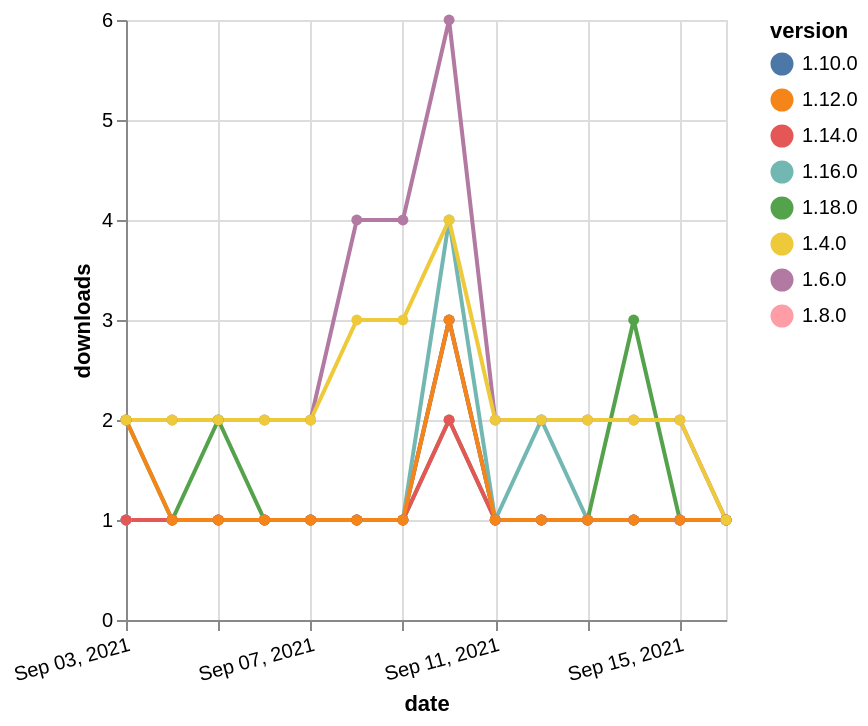

Vega-Lite specification stored for this chart:
### Vega-Lite specification from a JSON file in a GitHub repository (floating-point values rounded to 4 significant figures)
{"$schema": "https://vega.github.io/schema/vega-lite/v5.json", "description": "A simple bar chart with embedded data.", "data": {"values": [{"date": "2021-09-03", "total": 2568, "delta": 2, "version": "1.6.0"}, {"date": "2021-09-04", "total": 2570, "delta": 2, "version": "1.6.0"}, {"date": "2021-09-05", "total": 2572, "delta": 2, "version": "1.6.0"}, {"date": "2021-09-06", "total": 2574, "delta": 2, "version": "1.6.0"}, {"date": "2021-09-07", "total": 2576, "delta": 2, "version": "1.6.0"}, {"date": "2021-09-08", "total": 2580, "delta": 4, "version": "1.6.0"}, {"date": "2021-09-09", "total": 2584, "delta": 4, "version": "1.6.0"}, {"date": "2021-09-10", "total": 2590, "delta": 6, "version": "1.6.0"}, {"date": "2021-09-11", "total": 2592, "delta": 2, "version": "1.6.0"}, {"date": "2021-09-12", "total": 2594, "delta": 2, "version": "1.6.0"}, {"date": "2021-09-13", "total": 2596, "delta": 2, "version": "1.6.0"}, {"date": "2021-09-14", "total": 2598, "delta": 2, "version": "1.6.0"}, {"date": "2021-09-15", "total": 2600, "delta": 2, "version": "1.6.0"}, {"date": "2021-09-16", "total": 2601, "delta": 1, "version": "1.6.0"}, {"date": "2021-09-03", "total": 120, "delta": 2, "version": "1.18.0"}, {"date": "2021-09-04", "total": 121, "delta": 1, "version": "1.18.0"}, {"date": "2021-09-05", "total": 123, "delta": 2, "version": "1.18.0"}, {"date": "2021-09-06", "total": 124, "delta": 1, "version": "1.18.0"}, {"date": "2021-09-07", "total": 125, "delta": 1, "version": "1.18.0"}, {"date": "2021-09-08", "total": 126, "delta": 1, "version": "1.18.0"}, {"date": "2021-09-09", "total": 127, "delta": 1, "version": "1.18.0"}, {"date": "2021-09-10", "total": 129, "delta": 2, "version": "1.18.0"}, {"date": "2021-09-11", "total": 130, "delta": 1, "version": "1.18.0"}, {"date": "2021-09-12", "total": 131, "delta": 1, "version": "1.18.0"}, {"date": "2021-09-13", "total": 132, "delta": 1, "version": "1.18.0"}, {"date": "2021-09-14", "total": 135, "delta": 3, "version": "1.18.0"}, {"date": "2021-09-15", "total": 136, "delta": 1, "version": "1.18.0"}, {"date": "2021-09-16", "total": 137, "delta": 1, "version": "1.18.0"}, {"date": "2021-09-03", "total": 262, "delta": 1, "version": "1.8.0"}, {"date": "2021-09-04", "total": 263, "delta": 1, "version": "1.8.0"}, {"date": "2021-09-05", "total": 264, "delta": 1, "version": "1.8.0"}, {"date": "2021-09-06", "total": 265, "delta": 1, "version": "1.8.0"}, {"date": "2021-09-07", "total": 266, "delta": 1, "version": "1.8.0"}, {"date": "2021-09-08", "total": 267, "delta": 1, "version": "1.8.0"}, {"date": "2021-09-09", "total": 268, "delta": 1, "version": "1.8.0"}, {"date": "2021-09-10", "total": 271, "delta": 3, "version": "1.8.0"}, {"date": "2021-09-11", "total": 272, "delta": 1, "version": "1.8.0"}, {"date": "2021-09-12", "total": 273, "delta": 1, "version": "1.8.0"}, {"date": "2021-09-13", "total": 274, "delta": 1, "version": "1.8.0"}, {"date": "2021-09-14", "total": 275, "delta": 1, "version": "1.8.0"}, {"date": "2021-09-15", "total": 276, "delta": 1, "version": "1.8.0"}, {"date": "2021-09-16", "total": 277, "delta": 1, "version": "1.8.0"}, {"date": "2021-09-03", "total": 214, "delta": 1, "version": "1.10.0"}, {"date": "2021-09-04", "total": 215, "delta": 1, "version": "1.10.0"}, {"date": "2021-09-05", "total": 216, "delta": 1, "version": "1.10.0"}, {"date": "2021-09-06", "total": 217, "delta": 1, "version": "1.10.0"}, {"date": "2021-09-07", "total": 218, "delta": 1, "version": "1.10.0"}, {"date": "2021-09-08", "total": 219, "delta": 1, "version": "1.10.0"}, {"date": "2021-09-09", "total": 220, "delta": 1, "version": "1.10.0"}, {"date": "2021-09-10", "total": 223, "delta": 3, "version": "1.10.0"}, {"date": "2021-09-11", "total": 224, "delta": 1, "version": "1.10.0"}, {"date": "2021-09-12", "total": 225, "delta": 1, "version": "1.10.0"}, {"date": "2021-09-13", "total": 226, "delta": 1, "version": "1.10.0"}, {"date": "2021-09-14", "total": 227, "delta": 1, "version": "1.10.0"}, {"date": "2021-09-15", "total": 228, "delta": 1, "version": "1.10.0"}, {"date": "2021-09-16", "total": 229, "delta": 1, "version": "1.10.0"}, {"date": "2021-09-03", "total": 204, "delta": 1, "version": "1.16.0"}, {"date": "2021-09-04", "total": 205, "delta": 1, "version": "1.16.0"}, {"date": "2021-09-05", "total": 206, "delta": 1, "version": "1.16.0"}, {"date": "2021-09-06", "total": 207, "delta": 1, "version": "1.16.0"}, {"date": "2021-09-07", "total": 208, "delta": 1, "version": "1.16.0"}, {"date": "2021-09-08", "total": 209, "delta": 1, "version": "1.16.0"}, {"date": "2021-09-09", "total": 210, "delta": 1, "version": "1.16.0"}, {"date": "2021-09-10", "total": 214, "delta": 4, "version": "1.16.0"}, {"date": "2021-09-11", "total": 215, "delta": 1, "version": "1.16.0"}, {"date": "2021-09-12", "total": 217, "delta": 2, "version": "1.16.0"}, {"date": "2021-09-13", "total": 218, "delta": 1, "version": "1.16.0"}, {"date": "2021-09-14", "total": 219, "delta": 1, "version": "1.16.0"}, {"date": "2021-09-15", "total": 220, "delta": 1, "version": "1.16.0"}, {"date": "2021-09-16", "total": 221, "delta": 1, "version": "1.16.0"}, {"date": "2021-09-03", "total": 172, "delta": 1, "version": "1.14.0"}, {"date": "2021-09-04", "total": 173, "delta": 1, "version": "1.14.0"}, {"date": "2021-09-05", "total": 174, "delta": 1, "version": "1.14.0"}, {"date": "2021-09-06", "total": 175, "delta": 1, "version": "1.14.0"}, {"date": "2021-09-07", "total": 176, "delta": 1, "version": "1.14.0"}, {"date": "2021-09-08", "total": 177, "delta": 1, "version": "1.14.0"}, {"date": "2021-09-09", "total": 178, "delta": 1, "version": "1.14.0"}, {"date": "2021-09-10", "total": 180, "delta": 2, "version": "1.14.0"}, {"date": "2021-09-11", "total": 181, "delta": 1, "version": "1.14.0"}, {"date": "2021-09-12", "total": 182, "delta": 1, "version": "1.14.0"}, {"date": "2021-09-13", "total": 183, "delta": 1, "version": "1.14.0"}, {"date": "2021-09-14", "total": 184, "delta": 1, "version": "1.14.0"}, {"date": "2021-09-15", "total": 185, "delta": 1, "version": "1.14.0"}, {"date": "2021-09-16", "total": 186, "delta": 1, "version": "1.14.0"}, {"date": "2021-09-03", "total": 205, "delta": 2, "version": "1.12.0"}, {"date": "2021-09-04", "total": 206, "delta": 1, "version": "1.12.0"}, {"date": "2021-09-05", "total": 207, "delta": 1, "version": "1.12.0"}, {"date": "2021-09-06", "total": 208, "delta": 1, "version": "1.12.0"}, {"date": "2021-09-07", "total": 209, "delta": 1, "version": "1.12.0"}, {"date": "2021-09-08", "total": 210, "delta": 1, "version": "1.12.0"}, {"date": "2021-09-09", "total": 211, "delta": 1, "version": "1.12.0"}, {"date": "2021-09-10", "total": 214, "delta": 3, "version": "1.12.0"}, {"date": "2021-09-11", "total": 215, "delta": 1, "version": "1.12.0"}, {"date": "2021-09-12", "total": 216, "delta": 1, "version": "1.12.0"}, {"date": "2021-09-13", "total": 217, "delta": 1, "version": "1.12.0"}, {"date": "2021-09-14", "total": 218, "delta": 1, "version": "1.12.0"}, {"date": "2021-09-15", "total": 219, "delta": 1, "version": "1.12.0"}, {"date": "2021-09-16", "total": 220, "delta": 1, "version": "1.12.0"}, {"date": "2021-09-03", "total": 2365, "delta": 2, "version": "1.4.0"}, {"date": "2021-09-04", "total": 2367, "delta": 2, "version": "1.4.0"}, {"date": "2021-09-05", "total": 2369, "delta": 2, "version": "1.4.0"}, {"date": "2021-09-06", "total": 2371, "delta": 2, "version": "1.4.0"}, {"date": "2021-09-07", "total": 2373, "delta": 2, "version": "1.4.0"}, {"date": "2021-09-08", "total": 2376, "delta": 3, "version": "1.4.0"}, {"date": "2021-09-09", "total": 2379, "delta": 3, "version": "1.4.0"}, {"date": "2021-09-10", "total": 2383, "delta": 4, "version": "1.4.0"}, {"date": "2021-09-11", "total": 2385, "delta": 2, "version": "1.4.0"}, {"date": "2021-09-12", "total": 2387, "delta": 2, "version": "1.4.0"}, {"date": "2021-09-13", "total": 2389, "delta": 2, "version": "1.4.0"}, {"date": "2021-09-14", "total": 2391, "delta": 2, "version": "1.4.0"}, {"date": "2021-09-15", "total": 2393, "delta": 2, "version": "1.4.0"}, {"date": "2021-09-16", "total": 2394, "delta": 1, "version": "1.4.0"}]}, "width": "container", "mark": {"type": "line", "point": {"filled": true}}, "encoding": {"x": {"field": "date", "type": "temporal", "timeUnit": "yearmonthdate", "title": "date", "axis": {"labelAngle": -15}}, "y": {"field": "delta", "type": "quantitative", "title": "downloads"}, "color": {"field": "version", "type": "nominal"}, "tooltip": {"field": "delta"}}}
